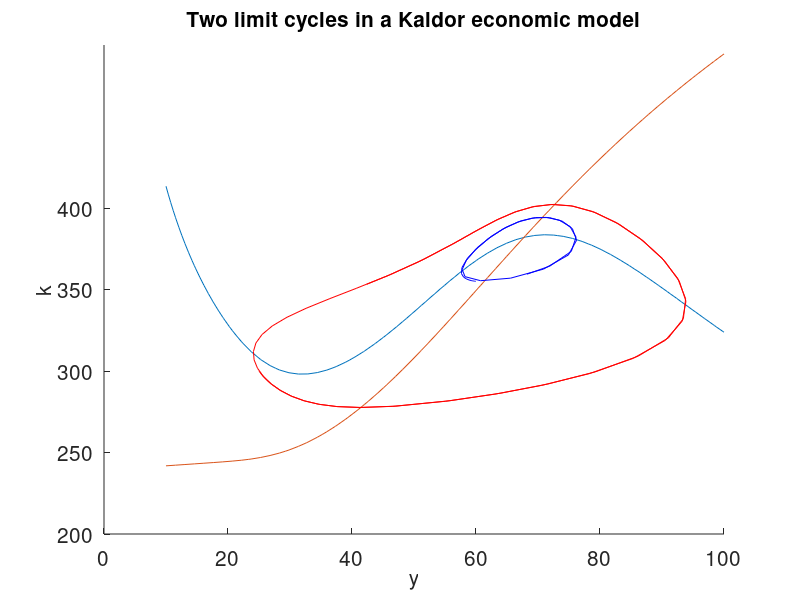

This figure's MATLAB source:
% Programs 11d - Two limit cycles in an economic Kaldor model.
% Chapter 11 - Limit Cycles.
% Copyright Springer 2014. Stephen Lynch.

% J. Grasman and J.J. Wentzel, Co-existence of a limit cycle and an
% equilibrium in Kaldor's business cycle model and its consequences,
% J. Economic Behavior and Organization 24, 369-377 (1994).
% NOTE: There is an error in the equations in the paper - corrected below.

clear;figure;
hold on
% Plot the isoclines.
ezplot('25*2^(-1/(0.015*x+0.00001)^2)+0.05*x+5*(320/y)^3-0.282*x',[10 100 200 500])
ezplot('25*2^(-1/(0.015*x+0.00001)^2)+0.05*x+5*(320/y)^3-0.05*y',[10 100 200 500])
alpha = 3; delta = 0.05; s = 0.282;

% The Kaldor business cycle model.
sys = @(t,x)[alpha*(25*2^(-1/(0.015*x(1)+0.00001)^2)+0.05*x(1)+5*(320/x(2))^3-s*x(1)); 25*2^(-1/(0.015*x(1)+0.00001)^2)+0.05*x(1)+5*(320/x(2))^3-delta*x(2)];

% Plot the stable limit cycle.
[~,xs] = ode23s(sys,[0 100],[25 300]);         
plot(xs(:,1),xs(:,2),'r') 
% Plot the unstable limit cycle.
[t,xb] = ode23s(sys,[0 -100],[60 355]);        
plot(xb(:,1),xb(:,2),'b') 
hold off

axis([0 100 200 500])
fsize=15;
set(gca,'XTick',0:20:100,'FontSize',fsize)
set(gca,'YTick',200:50:400,'FontSize',fsize)
title('Two limit cycles in a Kaldor economic model','FontSize',fsize)
xlabel('y','FontSize',fsize)
ylabel('k','FontSize',fsize)
hold off

% End of Programs 11d.